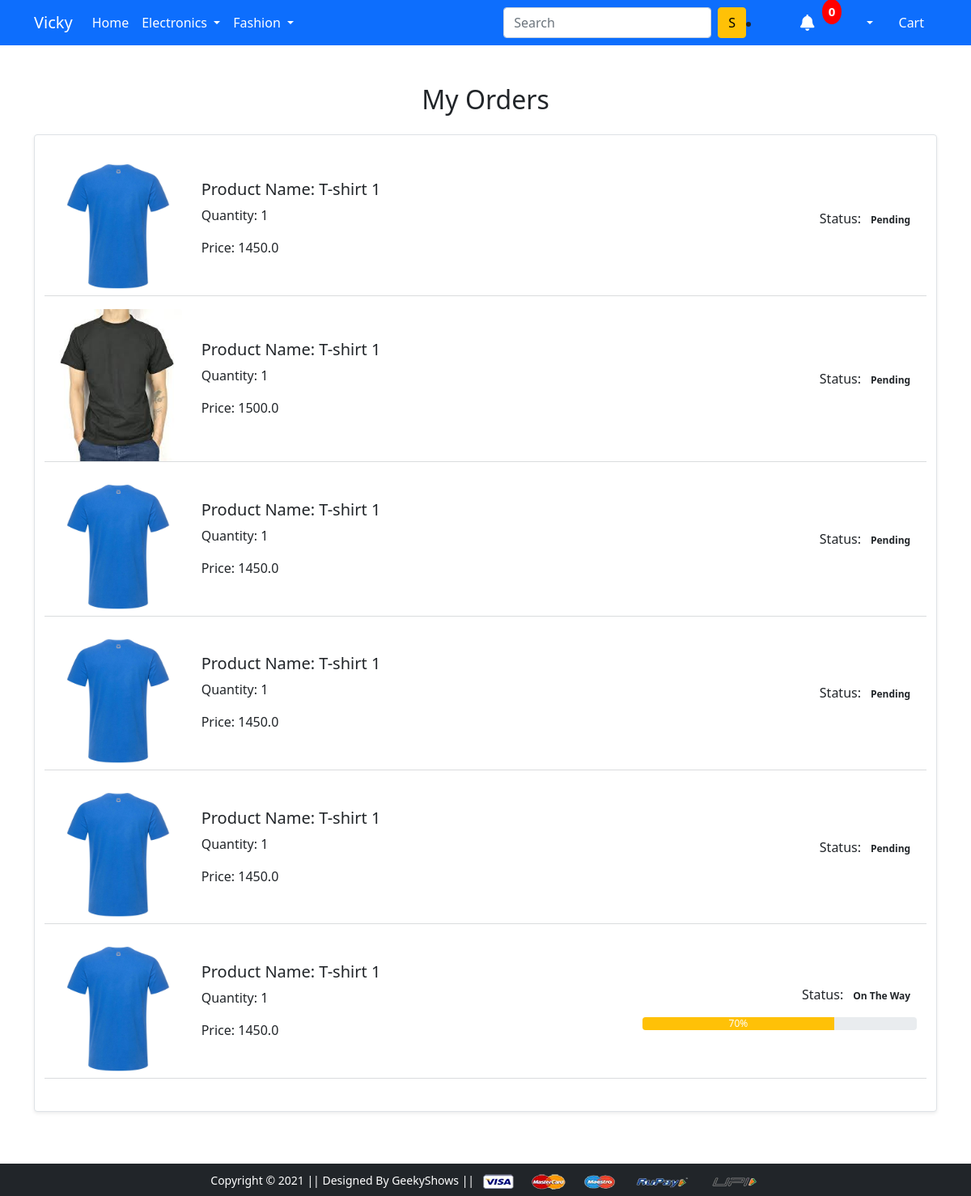
Page /orders/ (signed in) on the committed database.
### app/models.py (models this page shows, shortened)
class OrderPlaced(models.Model):
    user=models.ForeignKey(User, on_delete=models.CASCADE)
    customer=models.ForeignKey(Customer, on_delete=models.CASCADE)
    product=models.ForeignKey(Product, on_delete=models.CASCADE)
    quantity=models.PositiveIntegerField(default=1)
    ordered_date=models.DateTimeField(auto_now_add=True)
    status=models.CharField(max_length=50, choices=STATUS_CHOICES, default='Pending')
    @property
    def total_cost_of_each_ordered_item(self):
        return (self.product.discounted_price * self.quantity)

class Product(models.Model):
    title=models.CharField(max_length=100)
    selling_price=models.FloatField()
    discounted_price=models.FloatField()
    description=models.TextField()
    brand=models.CharField(max_length=100)
    category=models.CharField(choices=CATEGORY_CHOICES, max_length=2)
    product_image=models.ImageField(upload_to='productimg')

### app/views.py (the view)
# urls.py: path('orders/', views.orders, name='orders'),
@login_required(login_url='/accounts/login/')
def orders(request):
 user=request.user
 order_details=OrderPlaced.objects.filter(user=user)
 return render(request, 'app/orders.html', {'order_details': order_details})

### app/templates/app/orders.html (shortened to what this page needs)
{% extends 'app/base.html' %}
{% load static %}
{% block main-content %}
<div class="container my-5">
    <h2 class="text-center mb-4">My Orders</h2>
    <div class="list-group">
        <div class="list-group-item mb-3 p-4 border rounded shadow-sm">
            <div class="row align-items-center">
                {% for item in order_details %}
                <div class="col-md-2">
                    <img src="{{item.product.product_image.url}}" alt="Product Image" class="img-fluid rounded">
                </div>
                <div class="col-md-6">
                    <h5>Product Name: <span class="product-name">{{item.product.title}}</span></h5>
                    <p>Quantity: <span class="product-quantity">{{item.quantity}}</span></p>
                    <p>Price: <span class="product-price">{{item.total_cost_of_each_ordered_item}}</span></p>
                </div>
                <div class="col-md-4 text-md-end">
                    <p>Status: <span class="badge text-dark">{{item.status}}</span></p>
                    {% if item.status == 'On The Way' %}
                    <div class="progress">
                        <div class="progress-bar bg-warning" role="progressbar" style="width: 70%;" aria-valuenow="70"
                            aria-valuemin="0" aria-valuemax="100">
                            70%
                        </div>
                    </div>
                    {% endif %}
                </div>
                <hr class="text-muted">
                {% endfor %}
            </div>
        </div>
    </div>
</div>
{% endblock main-content %}

### rows in the picture
OrderPlaced: product.product_image (picture), product "T-shirt 1", quantity "1", total_cost_of_each_ordered_item "1450.0", status "Pending"
OrderPlaced: product.product_image (picture), product "T-shirt 1", quantity "1", total_cost_of_each_ordered_item "1500.0", status "Pending"
OrderPlaced: product.product_image (picture), product "T-shirt 1", quantity "1", total_cost_of_each_ordered_item "1450.0", status "Pending"
OrderPlaced: product.product_image (picture), product "T-shirt 1", quantity "1", total_cost_of_each_ordered_item "1450.0", status "Pending"
OrderPlaced: product.product_image (picture), product "T-shirt 1", quantity "1", total_cost_of_each_ordered_item "1450.0", status "Pending"
OrderPlaced: product.product_image (picture), product "T-shirt 1", quantity "1", total_cost_of_each_ordered_item "1450.0", status "On The Way", shows "70%"
